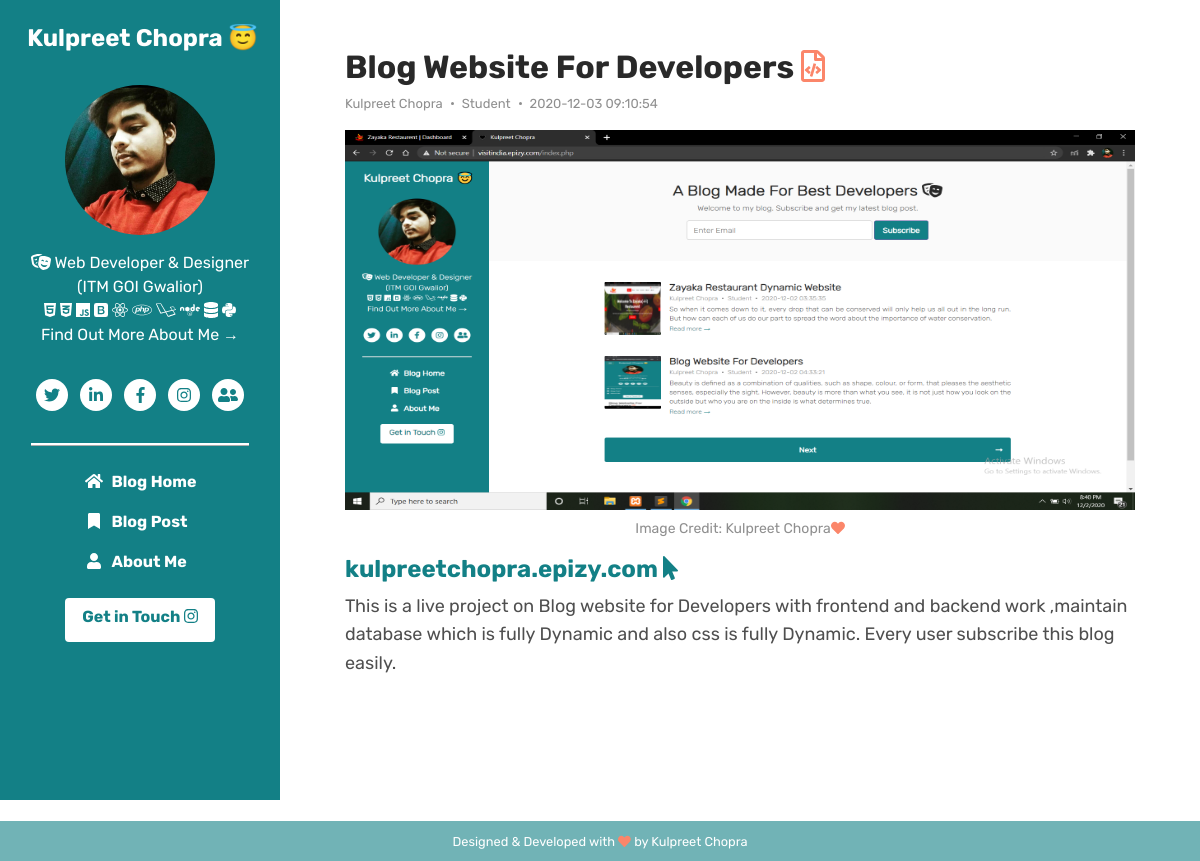
Screenshot of /blogdetail.php?id=38 with the database file from the repository.
### tables this page shows
CREATE TABLE `blog` (
  `id` int(11) NOT NULL,
  `tittle` varchar(250) NOT NULL,
  `link` varchar(350) NOT NULL,
  `about` text NOT NULL,
  `image` text NOT NULL,
  `time` timestamp NOT NULL DEFAULT current_timestamp() ON UPDATE current_timestamp()
);

### theme.php (called while the page is built)
<?php
include ('dbcon.php');
 $s = "select * from theme order by id desc";
 $s1 = mysqli_query($con, $s);
 $theme = mysqli_fetch_assoc($s1);
 ?>

### blogdetail.php (the view, shortened to what this page needs)
<?php include"theme.php";?>
<?php
include ('dbcon.php');
if (isset($_GET['id']))
{
$id =$_GET['id'];
$query ="select * From blog where id=$id";
$fire =mysqli_query($con,$query);
$display = mysqli_fetch_assoc($fire);
}
?>
<?php
      include ('dbcon.php');
     ?>
<?php include"sidebar.php";?>
<div class="main-wrapper">
	    <article class="blog-post px-3 py-5 p-md-5">
		    <div class="container">
			    <header class="blog-post-header">
				    <h2 class="title mb-2"><?php echo $display['tittle']?> <i class="far fa-file-code" style="color:#fb866a;"></i></h2>
				    <div class="meta mb-3"><span class="date"><?php echo $user['name']?></span><span class="time">Student</span><span class="date"><?php echo $display['time']?></span></div>
			    </header>
			    <div class="blog-post-body">
				    <figure class="blog-banner">
				        <a href="#"><img class="img-fluid" src="<?php  echo 'admin/'. $display['image']?>" alt="image" style="width: 800px;height: 380px;"></a>
				        <figcaption class="mt-2 text-center image-caption">Image Credit: <?php echo $user['name']?><i class="fas fa-heart" style="color:#fb866a;"></i></figcaption>
				    </figure>
				    <h4><a style="color:<?php echo $theme['color'];?>" href="http://<?php echo $display['link']?>"><?php echo $display['link'];
				    $icon="fas fa-mouse-pointer";
				    ?> <i class="<?php echo$icon ?>"></i></a></h4>
				    <p><?php echo $display['about']?></p>
				    <pre>
					    <code>
					    </code>
					</pre>
				</div>
			</div>
		</article>
	</div>
<?php include"footer.php";?>

### sidebar.php (shortened to what this page needs)
<?php include"theme.php";?>
<?php
      include ('dbcon.php');
      $q = "select * from admin order by id desc";
      $query = mysqli_query($con, $q);
      $user = mysqli_fetch_assoc($query);
     ?>
<!DOCTYPE html>
<html lang="en">
<head>
    <link id="theme-style" rel="stylesheet" href="assets/css/theme-8.css">
</head>
<body onload="myFunction()" class="theme">
    <header class="header text-center" style="background-color:<?php echo $theme['color'];?>">
      <h1 class="blog-name pt-lg-4 mb-0"><a href="index.php">&nbsp;<?php echo $user['name']?> &#128519;</a></h1>
      <nav class="navbar navbar-expand-lg navbar-dark" >
      <div id="navigation" class="collapse navbar-collapse flex-column" >
        <div class="profile-section pt-3 pt-lg-0">
            <img class="profile-image mb-3 rounded-circle mx-auto" src="<?php  echo 'admin/'. $user['image']?>" alt="image" style="height: 150px;width: 150px" >
          <div class="mb-3"><i class="fas fa-theater-masks"></i> <?php echo $user['about']?><br>
              <i class="fab fa-html5"></i>
              <i class="fab fa-css3-alt"></i>
              <i class="fab fa-js"></i>
              <i class="fab fa-react"></i>
              <i class="fab fa-php"></i>
              <i class="fab fa-laravel"></i>
              <i class="fab fa-node"></i>
              <i class="fas fa-database"></i>
              <i class="fab fa-python"></i> <br><a class="more-link" style="text-decoration: none;color:white" href="profiledetail.php?id=<?php echo $user['id'];?>">Find Out More About Me &rarr;</a></div>
          <ul class="social-list list-inline py-3 mx-auto">
                  <li class="list-inline-item"><a style="text-decoration:none;color:<?php echo $theme['color'];?>" href="<?php echo $user['twitter']?>"><i class="fab fa-twitter fa-fw"></i></a></li>
                  <li class="list-inline-item"><a style="text-decoration:none;color:<?php echo $theme['color'];?>" href="<?php echo $user['linkedin']?>"><i class="fab fa-linkedin-in fa-fw"></i></a></li>
                  <li class="list-inline-item"><a style="text-decoration:none;color:<?php echo $theme['color'];?>" href="<?php echo $user['facebook']?>"><i class="fab fa-facebook-f"></i></a></li>
                  <li class="list-inline-item"><a style="text-decoration:none;color:<?php echo $theme['color'];?>" href="<?php echo $user['instagram']?>"><i class="fab fa-instagram"></i></a></li>
                  <li class="list-inline-item"><a style="text-decoration:none;color:<?php echo $theme['color'];?>" href="admin/index.php"><i class="fas fa-user-friends"></i></a></li>
              </ul>
              <p style="border-bottom-style: ridge;border-bottom-color: white;"></p>
        </div>
        <ul class="navbar-nav flex-column text-left">
          <li class="nav-item">
              <a style="text-decoration:none;color:white" class="nav-link" href="index.php"><i class="fas fa-home fa-fw mr-2"></i>Blog Home <span class="sr-only">(current)</span></a>
          </li>
          <li class="nav-item">
              <a style="text-decoration:none;color:white" class="nav-link" href="blogslider.php"><i class="fas fa-bookmark fa-fw mr-2"></i>Blog Post</a>
          </li>
          <li class="nav-item">
              <a style="text-decoration:none;color:white" class="nav-link" href="profiledetail.php?id=<?php echo $user['id'];?>"><i class="fas fa-user fa-fw mr-2"></i>About Me</a>
          </li>
        </ul>
        <div class="my-2 my-md-3">
            <a class="btn" style="text-decoration:none;color:<?php echo $theme['color'];?>;background:white" href="<?php echo $user['instagram']?>" target="_blank">Get in Touch <i class="fab fa-instagram"></i></a>
        </div>
      </div>
    </nav>
    </header>

### footer.php (shortened to what this page needs)
<?php include"theme.php";?>
<?php
      include ('dbcon.php');
      $q = "select * from admin order by id desc";
      $query = mysqli_query($con, $q);
      $user = mysqli_fetch_assoc($query);
     ?>
<footer class="footer text-center py-2 " style="background-color:<?php echo $theme['shade'];?>">
          <center>
                <small style="color:white;" class="copyright">Designed & Developed with <i style="color:#fb866a" class="fas fa-heart"></i> by <a href="#"><?php echo $user['name']?></a></small>
          </center>
      </footer>
</body>
</html>

### rows the page displays
blog: tittle "Blog Website For Developers", time "2020-12-03 09:10:54", image (picture), link "kulpreetchopra.epizy.com", about "This is a live project on Blog website for Developers with frontend and backend work ,maintain database which is fully Dynamic and also css is fully Dynamic. Every user subscribe this blog easily."

### other values shown
$user['name'] "Kulpreet Chopra"
$user['about'] "Web Developer & Designer (ITM GOI Gwalior)"
